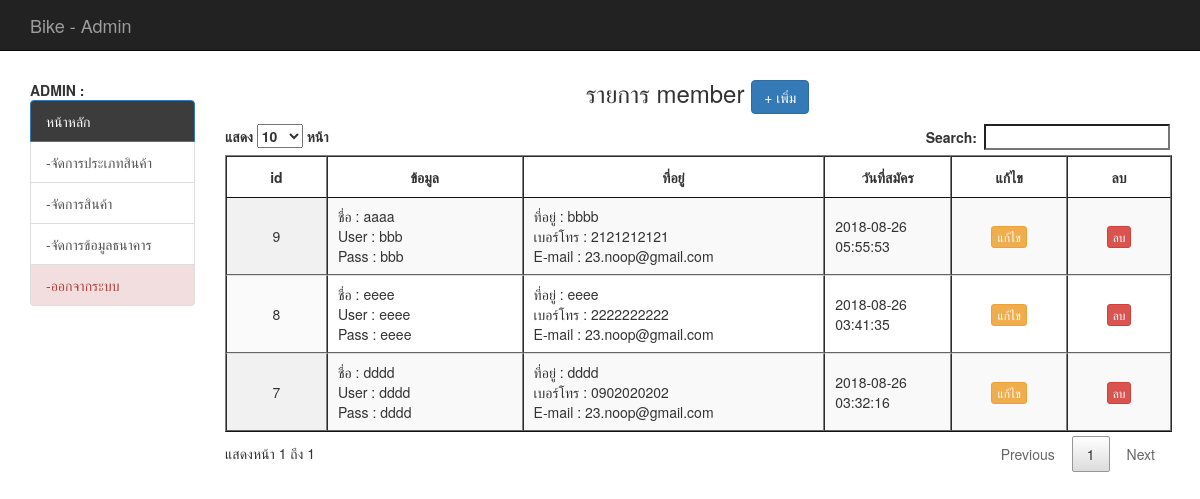
The page /backend/list_member.php (signed in) on the database as committed earlier.
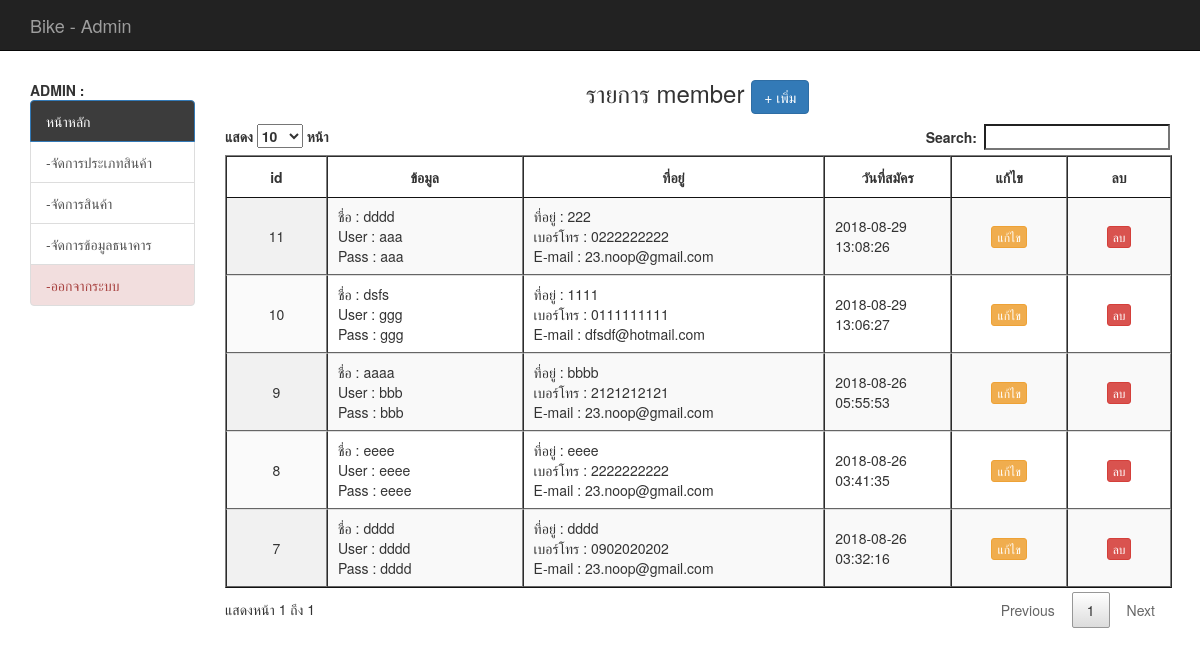
The same page on the database as committed later.
### tables this page shows
CREATE TABLE `tbl_member` (
  `mem_id` int(11) NOT NULL,
  `mem_name` varchar(50) NOT NULL,
  `mem_address` varchar(255) NOT NULL,
  `mem_tel` varchar(10) NOT NULL,
  `mem_username` varchar(20) NOT NULL,
  `mem_password` varchar(20) NOT NULL,
  `mem_email` varchar(20) NOT NULL,
  `status` varchar(5) NOT NULL,
  `sid` varchar(32) NOT NULL,
  `active` varchar(3) NOT NULL,
  `dateinsert` timestamp NOT NULL DEFAULT CURRENT_TIMESTAMP
);

### backend/mm.php (called while the page is built, shortened)
<?php require_once('../Connections/condb.php'); ?>
<?php
$colname_mm = "-1";
if (isset($_SESSION['MM_Username'])) {
  $colname_mm = $_SESSION['MM_Username'];
}
$query_mm = sprintf("SELECT * FROM tbl_admin WHERE admin_user = %s", GetSQLValueString($colname_mm, "text"));
$mm = mysql_query($query_mm, $condb) or die(mysql_error());
$row_mm = mysql_fetch_assoc($mm);
?>

### backend/list_member.php (the view, shortened to what this page needs)
<?php require_once('../Connections/condb.php'); ?>
<?php
if (!function_exists("GetSQLValueString")) {
function GetSQLValueString($theValue, $theType, $theDefinedValue = "", $theNotDefinedValue = "")
{
  $theValue = function_exists("mysql_real_escape_string") ? mysql_real_escape_string($theValue) : mysql_escape_string($theValue);
  switch ($theType) {
    case "text":
      $theValue = ($theValue != "") ? "'" . $theValue . "'" : "NULL";
      break;
  }
  return $theValue;
}
}
$query_mem = "SELECT * FROM tbl_member ORDER BY mem_id ASC";
$mem = mysql_query($query_mem, $condb) or die(mysql_error());
$row_mem = mysql_fetch_assoc($mem);
?>
<!DOCTYPE html>
<html lang="en">
  <head>
	<?php include('h.php');?>
    <?php include('datatable.php');?>
  </head>
  <body>
  <div class="container">
  <div class="row">
         <?php include('banner.php');?>
   </div>
  	<div class="row">
    	<div class="col-md-2">
        <br>
        <?php include('menu.php');?>
      </div>
        <div class="col-md-10">
        <h3 align="center"> รายการ member  <a href="add_mem.php" class="btn btn-primary"> + เพิ่ม </a> </h3>
          <table id="example" class="display" cellspacing="0" border="1">
		<thead>
            <tr align="center">
              <th width="5%">id</th>
              <th width="10%">ข้อมูล</th>
              <th width="15%">ที่อยู่</th>
              <th width="5%">วันที่สมัคร</th>
              <th width="5%">แก้ไข </th>
              <th width="5%">ลบ</th>
            </tr>
        </thead>
            <?php do { ?>
              <tr>
                <td align="center"><?php echo $row_mem['mem_id']; ?></td>
                <td><?php echo "ชื่อ : ",$row_mem['mem_name']; ?><br />
                <?php echo "User : ",$row_mem['mem_username']; ?><br />
                <?php echo "Pass : ",$row_mem['mem_password']; ?></td>
                <td><?php echo "ที่อยู่ : " ,$row_mem['mem_address']; ?><br />
                  <?php echo "เบอร์โทร : " ,$row_mem['mem_tel']; ?><br />
                  <?php echo "E-mail : " ,$row_mem['mem_email']; ?>
                </td>
                <td><?php echo $row_mem['dateinsert']; ?></td>
                <td><center> <a href="edit_mem.php?mem_id=<?php echo $row_mem['mem_id'];?>" class="btn btn-warning btn-xs"> แก้ไข </a> </center> </td>
                <td><center> <a href="del_mem.php?mem_id=<?php echo $row_mem['mem_id'];?>" onClick="return confirm('ยืนยันการลบ');" class="btn btn-danger btn-xs"> ลบ </a> </center> </td>
              </tr>
              <?php } while ($row_mem = mysql_fetch_assoc($mem)); ?>
          </table>
        </div>
    </div>
 </div>
  </body>
</html>

### backend/h.php (shortened to what this page needs)
<link href="../css/bootstrap.min.css" rel="stylesheet">
<link href="../css/style.css" rel="stylesheet">

### backend/datatable.php (shortened to what this page needs)
<link rel="stylesheet" type="text/css" href="../dt/jquery.dataTables.min.css">

### backend/banner.php
<nav class="navbar navbar-inverse navbar-fixed-top">
  <div class="container">
    <a class="navbar-brand" href="#">Bike - Admin</a>
  </div>
</nav>
<br>
<br>
<br>

### backend/menu.php
<?php include('mm.php');?>
<b>  ADMIN : <?php echo $row_mm['admin_name'];?></b>
<br />
<div class="list-group">
	<a href="index.php" class="list-group-item active"  style="background-color: #3c3c3c">หน้าหลัก</a>
	<?php
	if ($row_mm['admin_status'] == 'admin') { ?>
		<a href="list_admin.php" class="list-group-item">-จัดการผู้ดูแลระบบ</a>
		<a href="list_member.php" class="list-group-item">-จัดการสมาชิค</a>
		<a href="list_product_type.php" class="list-group-item">-จัดการประเภทสินค้า</a>
		<a href="list_product.php" class="list-group-item">-จัดการสินค้า</a>
		<a href="list_bank.php" class="list-group-item">-จัดการข้อมูลธนาคาร</a>
		<a href="../logout.php" class="list-group-item list-group-item-danger">-ออกจากระบบ</a>
	<?php } else { ?>
	<a href="list_product_type.php" class="list-group-item">-จัดการประเภทสินค้า</a>
		<a href="list_product.php" class="list-group-item">-จัดการสินค้า</a>
		<a href="list_bank.php" class="list-group-item">-จัดการข้อมูลธนาคาร</a>
		<a href="../logout.php" class="list-group-item list-group-item-danger">-ออกจากระบบ</a>
<?php } ?>
</div>

### css/style.css (style rules this page uses)
th { text-align:center; }

Rows that differ between the two databases and show on the page:
added tbl_member: mem_id "10", mem_name "dsfs", mem_username "ggg", mem_password "ggg", mem_address "1111", mem_tel "0111111111", mem_email "dfsdf@hotmail.com", dateinsert "2018-08-29 13:06:27"
added tbl_member: mem_id "11", mem_name "dddd", mem_username "aaa", mem_password "aaa", mem_address "222", mem_tel "0222222222", mem_email "23.noop@gmail.com", dateinsert "2018-08-29 13:08:26"
